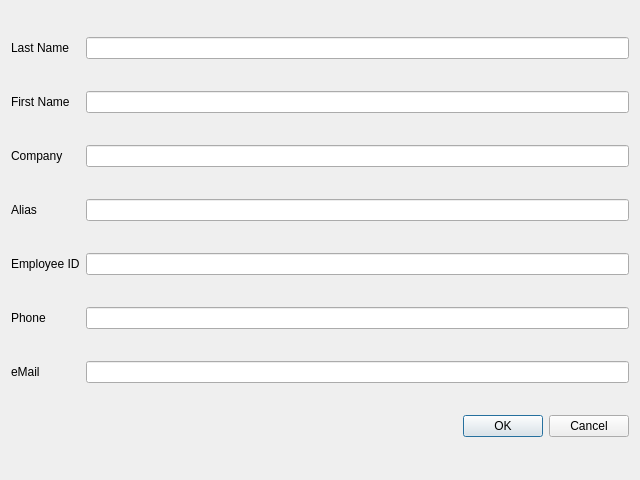
<?xml version="1.0" encoding="UTF-8"?>
<ui version="4.0">
 <class>NewPilot</class>
 <widget class="QDialog" name="NewPilot">
  <property name="geometry">
   <rect>
    <x>0</x>
    <y>0</y>
    <width>640</width>
    <height>480</height>
   </rect>
  </property>
  <property name="windowTitle">
   <string>Dialog</string>
  </property>
  <layout class="QGridLayout" name="gridLayout">
   <item row="0" column="0">
    <widget class="QLabel" name="piclastnameLabel">
     <property name="text">
      <string>Last Name</string>
     </property>
    </widget>
   </item>
   <item row="0" column="1">
    <widget class="QLineEdit" name="piclastnameLineEdit">
     <property name="maxLength">
      <number>40</number>
     </property>
    </widget>
   </item>
   <item row="1" column="0">
    <widget class="QLabel" name="picfirstnameLabel">
     <property name="text">
      <string>First Name</string>
     </property>
    </widget>
   </item>
   <item row="1" column="1">
    <widget class="QLineEdit" name="picfirstnameLineEdit">
     <property name="maxLength">
      <number>40</number>
     </property>
    </widget>
   </item>
   <item row="2" column="0">
    <widget class="QLabel" name="companyLabel">
     <property name="text">
      <string>Company</string>
     </property>
    </widget>
   </item>
   <item row="2" column="1">
    <widget class="QLineEdit" name="companyLineEdit">
     <property name="maxLength">
      <number>40</number>
     </property>
    </widget>
   </item>
   <item row="3" column="0">
    <widget class="QLabel" name="aliasLabel">
     <property name="text">
      <string>Alias</string>
     </property>
    </widget>
   </item>
   <item row="3" column="1">
    <widget class="QLineEdit" name="aliasLineEdit">
     <property name="maxLength">
      <number>40</number>
     </property>
    </widget>
   </item>
   <item row="4" column="0">
    <widget class="QLabel" name="employeeidLabel">
     <property name="text">
      <string>Employee ID</string>
     </property>
    </widget>
   </item>
   <item row="4" column="1">
    <widget class="QLineEdit" name="employeeidLineEdit">
     <property name="text">
      <string/>
     </property>
     <property name="maxLength">
      <number>40</number>
     </property>
    </widget>
   </item>
   <item row="5" column="0">
    <widget class="QLabel" name="phoneLabel">
     <property name="text">
      <string>Phone</string>
     </property>
    </widget>
   </item>
   <item row="5" column="1">
    <widget class="QLineEdit" name="phoneLineEdit">
     <property name="maxLength">
      <number>40</number>
     </property>
    </widget>
   </item>
   <item row="6" column="0">
    <widget class="QLabel" name="emailLabel">
     <property name="text">
      <string>eMail</string>
     </property>
    </widget>
   </item>
   <item row="6" column="1">
    <widget class="QLineEdit" name="emailLineEdit">
     <property name="maxLength">
      <number>40</number>
     </property>
    </widget>
   </item>
   <item row="7" column="0" colspan="2">
    <widget class="QDialogButtonBox" name="buttonBox">
     <property name="orientation">
      <enum>Qt::Horizontal</enum>
     </property>
     <property name="standardButtons">
      <set>QDialogButtonBox::Cancel|QDialogButtonBox::Ok</set>
     </property>
    </widget>
   </item>
  </layout>
 </widget>
 <tabstops>
  <tabstop>piclastnameLineEdit</tabstop>
  <tabstop>picfirstnameLineEdit</tabstop>
  <tabstop>companyLineEdit</tabstop>
  <tabstop>aliasLineEdit</tabstop>
  <tabstop>employeeidLineEdit</tabstop>
  <tabstop>phoneLineEdit</tabstop>
  <tabstop>emailLineEdit</tabstop>
 </tabstops>
 <resources/>
 <connections>
  <connection>
   <sender>buttonBox</sender>
   <signal>rejected()</signal>
   <receiver>NewPilot</receiver>
   <slot>reject()</slot>
   <hints>
    <hint type="sourcelabel">
     <x>324</x>
     <y>442</y>
    </hint>
    <hint type="destinationlabel">
     <x>286</x>
     <y>274</y>
    </hint>
   </hints>
  </connection>
 </connections>
</ui>
